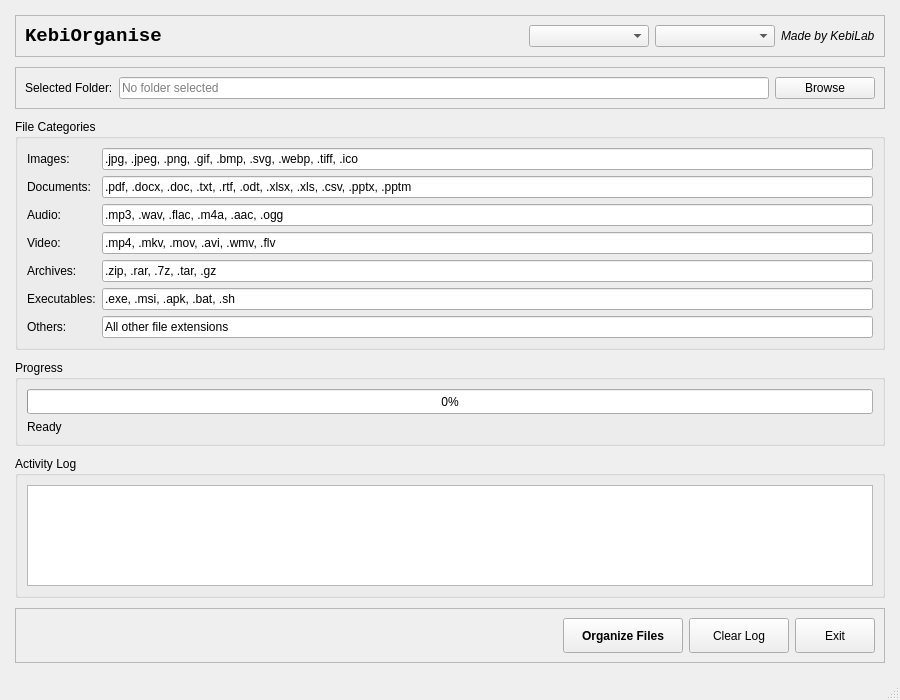
<?xml version="1.0" encoding="UTF-8"?>
<ui version="4.0">
 <class>MainWindow</class>
 <widget class="QMainWindow" name="MainWindow">
  <property name="geometry">
   <rect>
    <x>0</x>
    <y>0</y>
    <width>900</width>
    <height>700</height>
   </rect>
  </property>
  <property name="minimumSize">
   <size>
    <width>800</width>
    <height>600</height>
   </size>
  </property>
  <property name="windowTitle">
   <string>KebiOrganise - File Organizer</string>
  </property>
  <widget class="QWidget" name="centralwidget">
   <layout class="QVBoxLayout" name="verticalLayout">
    <property name="spacing">
     <number>10</number>
    </property>
    <property name="leftMargin">
     <number>15</number>
    </property>
    <property name="topMargin">
     <number>15</number>
    </property>
    <property name="rightMargin">
     <number>15</number>
    </property>
    <property name="bottomMargin">
     <number>15</number>
    </property>
    
    <!-- Header Section -->
    <item>
     <widget class="QFrame" name="headerFrame">
      <property name="frameShape">
       <enum>QFrame::StyledPanel</enum>
      </property>
      <property name="frameShadow">
       <enum>QFrame::Raised</enum>
      </property>
      <layout class="QHBoxLayout" name="headerLayout">
       <item>
        <widget class="QLabel" name="logoLabel">
         <property name="font">
          <font>
           <family>Consolas</family>
           <pointsize>14</pointsize>
           <weight>75</weight>
           <bold>true</bold>
          </font>
         </property>
         <property name="text">
          <string>KebiOrganise</string>
         </property>
        </widget>
       </item>
       <item>
        <spacer name="headerSpacer">
         <property name="orientation">
          <enum>Qt::Horizontal</enum>
         </property>
         <property name="sizeHint" stdset="0">
          <size>
           <width>40</width>
           <height>20</height>
          </size>
         </property>
        </spacer>
       </item>
       <item>
        <widget class="QComboBox" name="languageCombo">
         <property name="minimumSize">
          <size>
           <width>120</width>
           <height>0</height>
          </size>
         </property>
         <property name="toolTip">
          <string>Select language</string>
         </property>
        </widget>
       </item>
       <item>
        <widget class="QComboBox" name="themeCombo">
         <property name="minimumSize">
          <size>
           <width>120</width>
           <height>0</height>
          </size>
         </property>
         <property name="toolTip">
          <string>Select theme</string>
         </property>
        </widget>
       </item>
       <item>
        <widget class="QLabel" name="kibiLabLabel">
         <property name="font">
          <font>
           <pointsize>9</pointsize>
           <italic>true</italic>
          </font>
         </property>
         <property name="text">
          <string>Made by KebiLab</string>
         </property>
        </widget>
       </item>
      </layout>
     </widget>
    </item>
    
    <!-- Folder Selection Section -->
    <item>
     <widget class="QFrame" name="folderFrame">
      <property name="frameShape">
       <enum>QFrame::StyledPanel</enum>
      </property>
      <property name="frameShadow">
       <enum>QFrame::Sunken</enum>
      </property>
      <layout class="QHBoxLayout" name="folderLayout">
       <item>
        <widget class="QLabel" name="folderLabel">
         <property name="text">
          <string>Selected Folder:</string>
         </property>
        </widget>
       </item>
       <item>
        <widget class="QLineEdit" name="folderPathEdit">
         <property name="readOnly">
          <bool>true</bool>
         </property>
         <property name="placeholderText">
          <string>No folder selected</string>
         </property>
        </widget>
       </item>
       <item>
        <widget class="QPushButton" name="browseButton">
         <property name="minimumSize">
          <size>
           <width>100</width>
           <height>0</height>
          </size>
         </property>
         <property name="text">
          <string>Browse</string>
         </property>
        </widget>
       </item>
      </layout>
     </widget>
    </item>
    
    <!-- Categories Section -->
    <item>
     <widget class="QGroupBox" name="categoriesGroup">
      <property name="title">
       <string>File Categories</string>
      </property>
      <layout class="QGridLayout" name="categoriesLayout">
       <item row="0" column="0">
        <widget class="QLabel" name="imagesLabel">
         <property name="text">
          <string>Images:</string>
         </property>
        </widget>
       </item>
       <item row="0" column="1">
        <widget class="QLineEdit" name="imagesEdit">
         <property name="readOnly">
          <bool>true</bool>
         </property>
         <property name="text">
          <string>.jpg, .jpeg, .png, .gif, .bmp, .svg, .webp, .tiff, .ico</string>
         </property>
        </widget>
       </item>
       <item row="1" column="0">
        <widget class="QLabel" name="documentsLabel">
         <property name="text">
          <string>Documents:</string>
         </property>
        </widget>
       </item>
       <item row="1" column="1">
        <widget class="QLineEdit" name="documentsEdit">
         <property name="readOnly">
          <bool>true</bool>
         </property>
         <property name="text">
          <string>.pdf, .docx, .doc, .txt, .rtf, .odt, .xlsx, .xls, .csv, .pptx, .pptm</string>
         </property>
        </widget>
       </item>
       <item row="2" column="0">
        <widget class="QLabel" name="audioLabel">
         <property name="text">
          <string>Audio:</string>
         </property>
        </widget>
       </item>
       <item row="2" column="1">
        <widget class="QLineEdit" name="audioEdit">
         <property name="readOnly">
          <bool>true</bool>
         </property>
         <property name="text">
          <string>.mp3, .wav, .flac, .m4a, .aac, .ogg</string>
         </property>
        </widget>
       </item>
       <item row="3" column="0">
        <widget class="QLabel" name="videoLabel">
         <property name="text">
          <string>Video:</string>
         </property>
        </widget>
       </item>
       <item row="3" column="1">
        <widget class="QLineEdit" name="videoEdit">
         <property name="readOnly">
          <bool>true</bool>
         </property>
         <property name="text">
          <string>.mp4, .mkv, .mov, .avi, .wmv, .flv</string>
         </property>
        </widget>
       </item>
       <item row="4" column="0">
        <widget class="QLabel" name="archivesLabel">
         <property name="text">
          <string>Archives:</string>
         </property>
        </widget>
       </item>
       <item row="4" column="1">
        <widget class="QLineEdit" name="archivesEdit">
         <property name="readOnly">
          <bool>true</bool>
         </property>
         <property name="text">
          <string>.zip, .rar, .7z, .tar, .gz</string>
         </property>
        </widget>
       </item>
       <item row="5" column="0">
        <widget class="QLabel" name="executablesLabel">
         <property name="text">
          <string>Executables:</string>
         </property>
        </widget>
       </item>
       <item row="5" column="1">
        <widget class="QLineEdit" name="executablesEdit">
         <property name="readOnly">
          <bool>true</bool>
         </property>
         <property name="text">
          <string>.exe, .msi, .apk, .bat, .sh</string>
         </property>
        </widget>
       </item>
       <item row="6" column="0">
        <widget class="QLabel" name="othersLabel">
         <property name="text">
          <string>Others:</string>
         </property>
        </widget>
       </item>
       <item row="6" column="1">
        <widget class="QLineEdit" name="othersEdit">
         <property name="readOnly">
          <bool>true</bool>
         </property>
         <property name="text">
          <string>All other file extensions</string>
         </property>
        </widget>
       </item>
      </layout>
     </widget>
    </item>
    
    <!-- Progress Section -->
    <item>
     <widget class="QGroupBox" name="progressGroup">
      <property name="title">
       <string>Progress</string>
      </property>
      <layout class="QVBoxLayout" name="progressLayout">
       <item>
        <widget class="QProgressBar" name="progressBar">
         <property name="minimumSize">
          <size>
           <width>0</width>
           <height>25</height>
          </size>
         </property>
         <property name="value">
          <number>0</number>
         </property>
         <property name="format">
          <string>%p%</string>
         </property>
        </widget>
       </item>
       <item>
        <widget class="QLabel" name="statusLabel">
         <property name="text">
          <string>Ready</string>
         </property>
        </widget>
       </item>
      </layout>
     </widget>
    </item>
    
    <!-- Log Section -->
    <item>
     <widget class="QGroupBox" name="logGroup">
      <property name="title">
       <string>Activity Log</string>
      </property>
      <layout class="QVBoxLayout" name="logLayout">
       <item>
        <widget class="QPlainTextEdit" name="logText">
         <property name="readOnly">
          <bool>true</bool>
         </property>
         <property name="font">
          <font>
           <family>Consolas</family>
           <pointsize>9</pointsize>
          </font>
         </property>
        </widget>
       </item>
      </layout>
     </widget>
    </item>
    
    <!-- Buttons Section -->
    <item>
     <widget class="QFrame" name="buttonFrame">
      <property name="frameShape">
       <enum>QFrame::StyledPanel</enum>
      </property>
      <layout class="QHBoxLayout" name="buttonLayout">
       <item>
        <spacer name="buttonSpacer">
         <property name="orientation">
          <enum>Qt::Horizontal</enum>
         </property>
         <property name="sizeHint" stdset="0">
          <size>
           <width>40</width>
           <height>20</height>
          </size>
         </property>
        </spacer>
       </item>
       <item>
        <widget class="QPushButton" name="organizeButton">
         <property name="minimumSize">
          <size>
           <width>120</width>
           <height>35</height>
          </size>
         </property>
         <property name="font">
          <font>
           <weight>75</weight>
           <bold>true</bold>
          </font>
         </property>
         <property name="text">
          <string>Organize Files</string>
         </property>
        </widget>
       </item>
       <item>
        <widget class="QPushButton" name="clearLogButton">
         <property name="minimumSize">
          <size>
           <width>100</width>
           <height>35</height>
          </size>
         </property>
         <property name="text">
          <string>Clear Log</string>
         </property>
        </widget>
       </item>
       <item>
        <widget class="QPushButton" name="exitButton">
         <property name="minimumSize">
          <size>
           <width>80</width>
           <height>35</height>
          </size>
         </property>
         <property name="text">
          <string>Exit</string>
         </property>
        </widget>
       </item>
      </layout>
     </widget>
    </item>
   </layout>
  </widget>
  
  <!-- Status Bar -->
  <widget class="QStatusBar" name="statusbar"/>
 </widget>
 <resources/>
 <connections/>
</ui>
